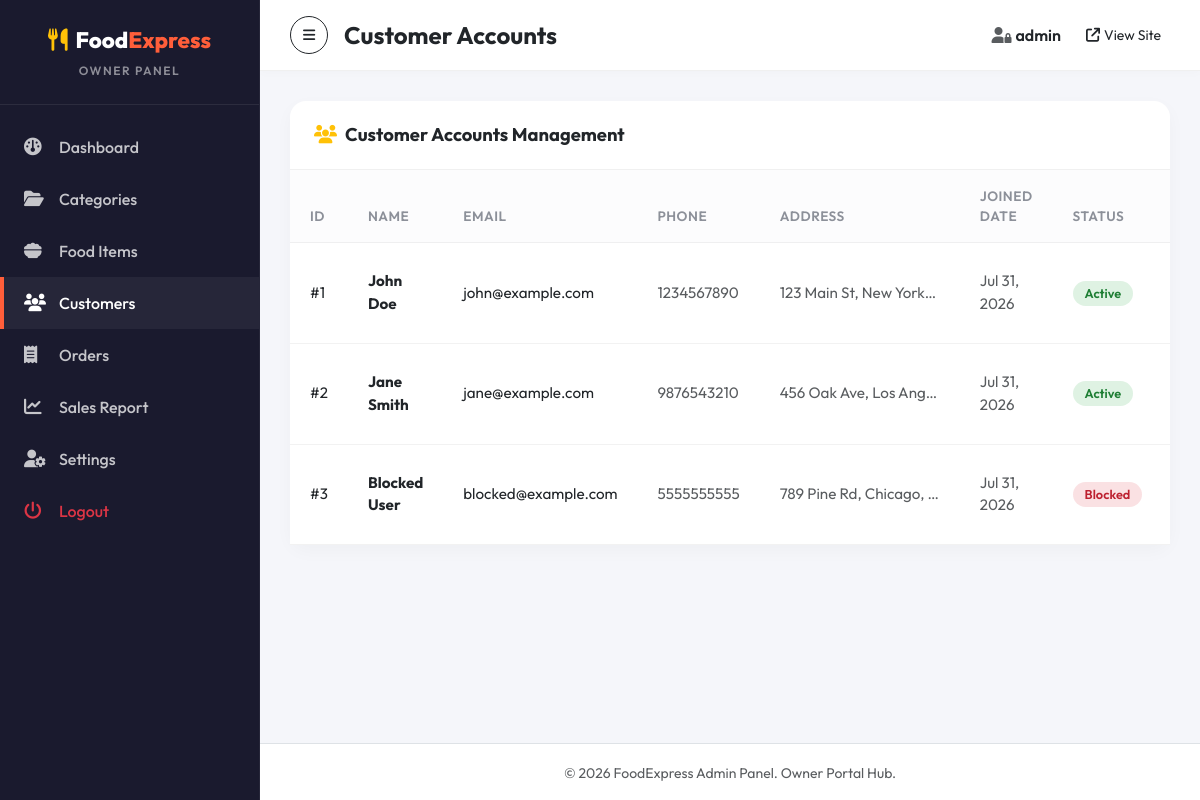
Page /admin/users.php (signed in) on the committed database.
### tables this page shows
CREATE TABLE IF NOT EXISTS users (
    id INT AUTO_INCREMENT PRIMARY KEY,
    name VARCHAR(100) NOT NULL,
    email VARCHAR(100) NOT NULL UNIQUE,
    password VARCHAR(255) NOT NULL,
    phone VARCHAR(20) DEFAULT NULL,
    address TEXT DEFAULT NULL,
    status ENUM('active', 'blocked') DEFAULT 'active',
    created_at TIMESTAMP DEFAULT CURRENT_TIMESTAMP
);

### config/db.php (called while the page is built, shortened)
<?php
$db_host = 'localhost';
$db_user = 'root';
$db_pass = '';
$conn = @new mysqli($db_host, $db_user, $db_pass);
$checkAdmin = $conn->query("SELECT * FROM admins WHERE username = 'admin'");
if($checkAdmin && $checkAdmin->num_rows > 0) {
    $admin = $checkAdmin->fetch_assoc();
    if(!password_verify('admin123', $admin['password'])) {
        $newHash = password_hash('admin123', PASSWORD_DEFAULT);
        $conn->query("UPDATE admins SET password = '$newHash' WHERE username = 'admin'");
    }
} else {
    $newHash = password_hash('admin123', PASSWORD_DEFAULT);
    $conn->query("INSERT INTO admins (username, password, email) VALUES ('admin', '$newHash', 'admin@foodexpress.com')");
}
$conn->set_charset("utf8mb4");
function executeQuery($query, $params = [], $types = "") {
    global $conn;
    $stmt = $conn->prepare($query);
    if (!$stmt->execute()) {
        die("Query execution failed: " . $stmt->error);
    }
    return $stmt;
}
function fetchAll($query, $params = [], $types = "") {
    $stmt = executeQuery($query, $params, $types);
    $result = $stmt->get_result();
    $data = [];
    while ($row = $result->fetch_assoc()) {
        $data[] = $row;
    }
    return $data;
}
?>

### admin/users.php (the view, shortened to what this page needs)
<?php
require_once __DIR__ . '/includes/header.php';
$customers = fetchAll("SELECT * FROM users ORDER BY created_at DESC");
?>
<div class="admin-card">
    <div class="admin-card-header">
        <span class="fw-bold"><i class="fa-solid fa-users me-2 text-warning"></i>Customer Accounts Management</span>
    </div>
    <div class="admin-card-body p-0">
        <div class="table-responsive">
            <table class="table table-custom mb-0 align-middle">
                <thead>
                    <tr>
                        <th>ID</th>
                        <th>Name</th>
                        <th>Email</th>
                        <th>Phone</th>
                        <th>Address</th>
                        <th>Joined Date</th>
                        <th>Status</th>
                        <th class="text-end">Action</th>
                    </tr>
                </thead>
                <tbody>
                    <?php if (!empty($customers)): ?>
                        <?php foreach ($customers as $cust): ?>
                            <tr>
                                <td>#<?php echo $cust['id']; ?></td>
                                <td class="fw-bold text-dark"><?php echo htmlspecialchars($cust['name']); ?></td>
                                <td><?php echo htmlspecialchars($cust['email']); ?></td>
                                <td class="text-muted small"><?php echo htmlspecialchars($cust['phone'] ?? 'N/A'); ?></td>
                                <td class="text-muted small" style="max-width: 200px; overflow: hidden; text-overflow: ellipsis; white-space: nowrap;">
                                    <?php echo htmlspecialchars($cust['address'] ?? 'N/A'); ?>
                                </td>
                                <td class="text-muted small"><?php echo date("M d, Y", strtotime($cust['created_at'])); ?></td>
                                <td>
                                    <span class="badge status-badge <?php echo ($cust['status'] === 'active') ? 'status-delivered' : 'status-cancelled'; ?>">
                                        <?php echo htmlspecialchars(ucfirst($cust['status'])); ?>
                                    </span>
                                </td>
                                <td class="text-end">
                                </td>
                            </tr>
                        <?php endforeach; ?>
                    <?php else: ?>
                        <tr>
                            <td colspan="8" class="text-center py-4 text-muted">No registered customer accounts found.</td>
                        </tr>
                    <?php endif; ?>
                </tbody>
            </table>
        </div>
    </div>
</div>
<?php require_once __DIR__ . '/includes/footer.php'; ?>

### assets/css/admin.css (style rules this page uses)
:root { --admin-primary: #1a1a2e; --admin-accent: #ff5e3a; --admin-accent-hover: #e04f2e; --sidebar-width: 260px; --light-bg: #f5f6fa; --card-shadow: 0 6px 18px rgba(0, 0, 0, 0.03); --font-main: 'Outfit', sans-serif; }
body { font-family: var(--font-main); background-color: var(--light-bg); margin: 0; overflow-x: hidden; }
.status-badge { padding: 6px 12px; border-radius: 20px; font-size: 0.8rem; font-weight: 600; display: inline-block; }
.status-delivered { background-color: rgba(40, 167, 69, 0.15); color: #1e7e34; }
.status-cancelled { background-color: rgba(220, 53, 69, 0.15); color: #bd2130; }
.admin-card { background: white; border-radius: 16px; box-shadow: var(--card-shadow); border: none; margin-bottom: 30px; }
.admin-card-header { background: transparent; border-bottom: 1px solid rgba(0,0,0,0.06); padding: 20px 24px; font-weight: 700; font-size: 1.15rem; display: flex; justify-content: space-between; align-items: center; }
.admin-card-body { padding: 24px; }
.table-custom th { background-color: #fcfcfd; color: #8c9099; font-weight: 600; font-size: 0.85rem; text-transform: uppercase; letter-spacing: 0.5px; border-bottom: 1px solid rgba(0,0,0,0.05); padding: 16px 20px; }
.table-custom td { padding: 16px 20px; vertical-align: middle; border-bottom: 1px solid rgba(0,0,0,0.05); font-size: 0.95rem; }

### rows in the picture
users: id "1", name "John Doe", email "john@example.com", phone "1234567890", address "123 Main St, New York…", created_at "Jul 31, 2026", status "Active"
users: id "2", name "Jane Smith", email "jane@example.com", phone "9876543210", address "456 Oak Ave, Los Ang…", created_at "Jul 31, 2026", status "Active"
users: id "3", name "Blocked User", email "blocked@example.com", phone "5555555555", address "789 Pine Rd, Chicago,…", created_at "Jul 31, 2026", status "Blocked"

### other values in the picture
$page_title "Customer Accounts"
$_SESSION['admin_username'] "admin"
